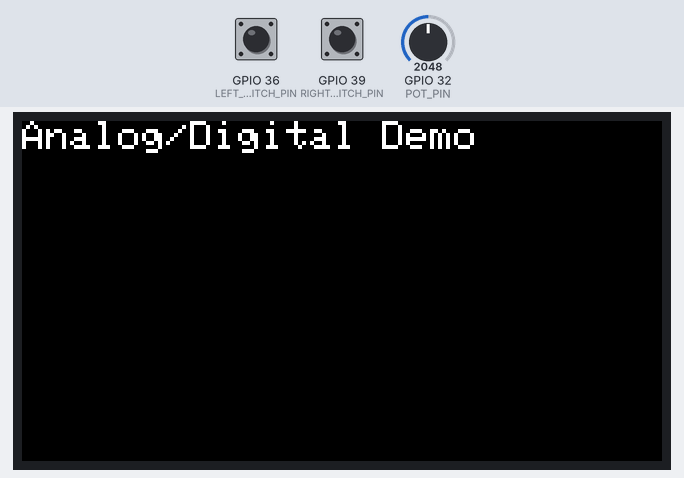
Bench run of a sketch on a simulated ESP32. Shown: 320×170 colour display. The inputs (shaded band) are chosen by the test bench; at power-on: GPIO 36 (LEFT_SWITCH_PIN) HIGH, GPIO 39 (RIGHT_SWITCH_PIN) HIGH, GPIO 32 (POT_PIN) = 2048.

Above: at 0.3 s.
2.5 s: GPIO 36 (LEFT_SWITCH_PIN) pulled LOW for 0.15 s
At 2.64 s:
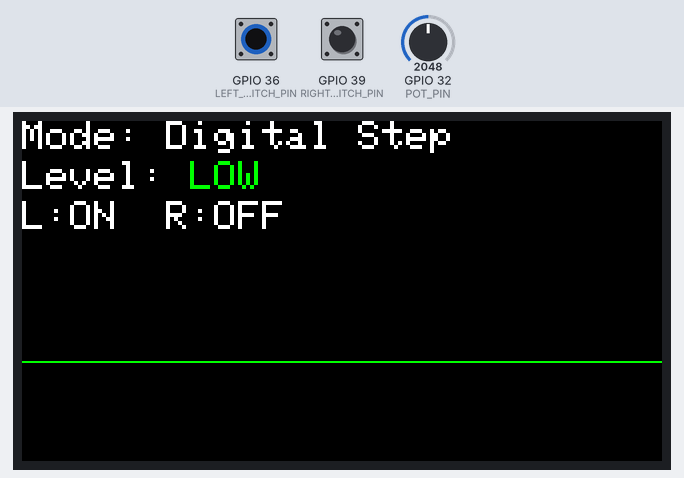
At 3.1 s:
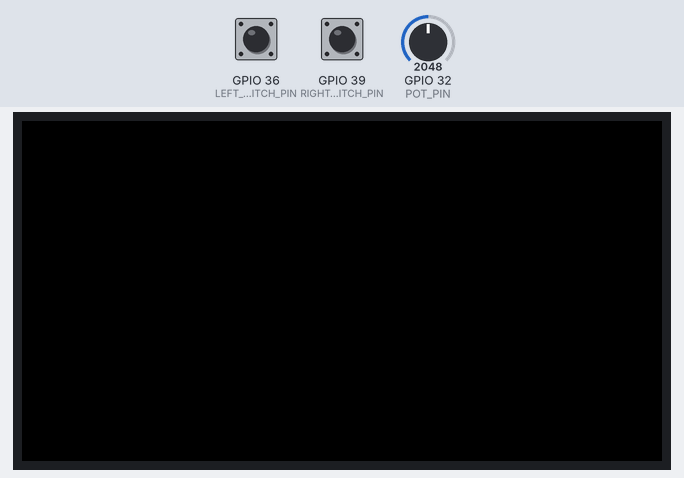
4.2 s: GPIO 39 (RIGHT_SWITCH_PIN) pulled LOW for 3.2 s
At 4.8 s:
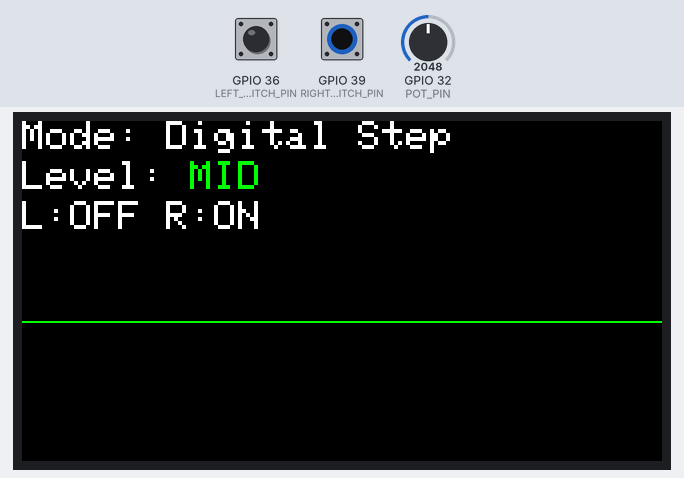
10.4 s: GPIO 39 (RIGHT_SWITCH_PIN) pulled LOW for 0.15 s
12.0 s: GPIO 32 (POT_PIN) set to 2866
13.5 s: GPIO 32 (POT_PIN) set to 3603
At 13.51 s:
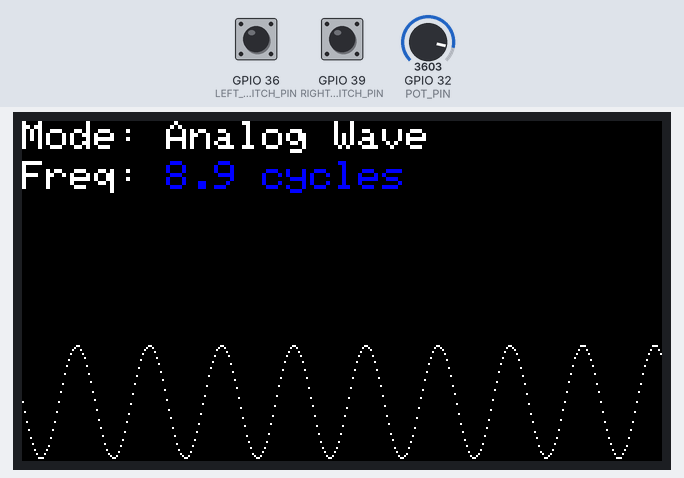
15.0 s: GPIO 32 (POT_PIN) set to 4095
Timing chart, 0 to 17.5 s (numbered marks = the images above; inputs shaded):
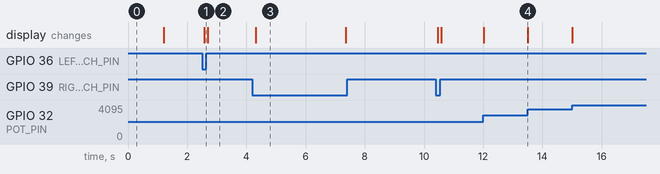

Measured:
- after the input at 2.5 s, the display: changes after 0.08 s (image 1)
- after the input at 4.2 s, the display: changes after 0.11 s (image 3)
- after the input at 13.5 s, the display: changes at once (image 4)
- what the display in image 3 shows lasts 3.1 s, from 4.3 s to 7.4 s

The sketch:

dig_analog.ino
```cpp
// Acknowledgments

// Creator: Anany Sharma at the University of Florida working under NSF grant. 2405373

// This material is based upon work supported by the National Science Foundation under Grant No. 2405373.
// Any opinions, findings, and conclusions or recommendations expressed in this material are those of the authors and do not necessarily reflect the views of the National Science Foundation.

#include <Wire.h>
#include <Adafruit_GFX.h>    // Core graphics library
#include <Adafruit_ST7789.h> // Hardware-specific library for ST7789
#include <SPI.h>             // Required for SPI communication
#include <math.h>            // Needed for plotting the sin graph

// --- Display Pin Definitions ---
#define TFT_CS   33  // Chip Select control pin
#define TFT_DC    25  // Data/Command select pin
#define TFT_RST   26  // Reset pin (or connect to RST, see below)


Adafruit_ST7789 tft = Adafruit_ST7789(TFT_CS, TFT_DC, TFT_RST);

// --- Display Constants (Adjusted for 320x170 landscape) ---
#define SCREEN_WIDTH 320
#define SCREEN_HEIGHT 170

// Input Pins (Assuming the same pins for ESP32)
#define POT_PIN 32       // Analog input for potentiometer
#define LEFT_SWITCH_PIN 36 // Digital input for left switch
#define RIGHT_SWITCH_PIN 39 // Digital input for right switch

#define ADC_MAX 4095.0

// --- Global Variable ---
// Define the Y coordinate for the base digital level (both switches OFF)
// Let's place it about 30 pixels from the bottom for better visibility on a taller screen.
const int BASE_Y_LEVEL = SCREEN_HEIGHT - 30;

// --- Colors (Using 16-bit color values) ---
#define BLACK   0x0000
#define WHITE   0xFFFF
#define BLUE    0x001F
#define GREEN   0x07E0
#define RED     0xF800

void setup() {
  Serial.begin(115200);

  // --- Display Initialization ---
  tft.init(SCREEN_HEIGHT, SCREEN_WIDTH); // Initialize ST7789 with your resolution
  tft.setRotation(3);
  tft.fillScreen(BLACK); // Clear the screen with black

  // Initialize inputs
  pinMode(POT_PIN, INPUT);
  pinMode(LEFT_SWITCH_PIN, INPUT_PULLUP); // Use internal pull-up resistor
  pinMode(RIGHT_SWITCH_PIN, INPUT_PULLUP); // Use internal pull-up resistor

  tft.setCursor(0, 0);       // Set cursor to top-left
  tft.setTextColor(WHITE); // Set text color to white
  tft.setTextSize(2);        // Set text size
  tft.println("Analog/Digital Demo");

  delay(1000); // Display initial message for a moment
}

// Function to read the potentiometer value and map it to a desired range
float readPotentiometer(float minVal, float maxVal) {
  float sensorValue = analogRead(POT_PIN);
   float mappedValue = minVal + (sensorValue / ADC_MAX) * (maxVal - minVal);
  return mappedValue;
}

// Function to draw a sinusoidal wave centered at a specific Y coordinate
// Amplitude here is the peak deviation from the center Y
void drawSineWave(float amplitude, float frequency, int centerY) {
  int maxY = SCREEN_HEIGHT - 1;
  int minY_analog_area = 40; // Leave space for text at the top

  if (centerY + amplitude >= maxY) amplitude = maxY - 1 - centerY;
  if (centerY - amplitude < minY_analog_area) amplitude = centerY - minY_analog_area;

  if (amplitude < 1) amplitude = 1;
  for (int x = 0; x < SCREEN_WIDTH; x++) {
    // Calculate the y-value for the sine wave relative to the center Y
    float yValue = amplitude * sin(2.0 * PI * frequency * (float)x / SCREEN_WIDTH) + centerY;

    // Draw the point if it's within screen bounds and the analog area
    if (yValue >= minY_analog_area && yValue < SCREEN_HEIGHT) {
      tft.drawPixel(x, (int)round(yValue), WHITE); // Draw the pixel in white
    }
  }
}

// Function to draw the digital step function line and associated text
void drawDigitalStep(bool leftState, bool rightState) {
  int level = 0; // 0 = Both OFF (base level handled by analog wave)
  if (leftState && !rightState) level = 1;  // Left ON only
  if (!leftState && rightState) level = 2;  // Right ON only
  if (leftState && rightState) level = 3;  // Both ON

  // Calculate the Y coordinate for the step function line based on level
  int yCoordinate;
  String levelText = "OFF";

  // Adjust Y coordinates for the new screen height
  switch (level) {
    case 1:
      yCoordinate = SCREEN_HEIGHT - 50; // Level 1 near the base
      levelText = "LOW";
      break;
    case 2:
      yCoordinate = SCREEN_HEIGHT - 70; // Level 2 higher
      levelText = "MID";
      break;
    case 3:
      yCoordinate = SCREEN_HEIGHT - 90; // Level 3 highest
      levelText = "HIGH";
      break;
    default:
      yCoordinate = BASE_Y_LEVEL;
      break;
  }

  tft.drawFastHLine(0, yCoordinate, SCREEN_WIDTH, GREEN);
  tft.setCursor(0, 0);
  tft.setTextColor(WHITE);
  tft.setTextSize(2);
  tft.println("Mode: Digital Step");

  tft.setCursor(0, 20); // Move down for the next line
  tft.print("Level: ");
  tft.setTextColor(GREEN); // Color for the level text
  tft.println(levelText);

  tft.setCursor(0, 40); // Move down
  tft.setTextColor(WHITE);
  tft.print("L:");
  tft.print(leftState ? "ON " : "OFF");
  tft.print(" R:");
  tft.println(rightState ? "ON " : "OFF");

}

int previousDigitalY = BASE_Y_LEVEL;
float previousAmplitude = 0; // Initialize to a value that won't draw anything significant initially
float previousFrequency = 0;


void loop() {
  // Read the switch states
  bool leftSwitchState = !digitalRead(LEFT_SWITCH_PIN);
  bool rightSwitchState = !digitalRead(RIGHT_SWITCH_PIN);

  // Clear the display for the new frame
  tft.fillScreen(BLACK);

  // --- Conditional Logic: Decide whether to show Analog or Digital ---
  if (!leftSwitchState && !rightSwitchState) {
    // --- ANALOG MODE: No switches pressed ---

    // Read amplitude & frequency from potentiometer
    float max_analog_amplitude = BASE_Y_LEVEL - 40; // Leave space for top text
    if (max_analog_amplitude < 1) max_analog_amplitude = 1; // Ensure minimum amplitude range
    float amplitude = readPotentiometer(1.0, max_analog_amplitude);
    float frequency = readPotentiometer(0.5, 10.0); // Adjusted frequency range for wider screen

    // Display Status Text for Analog Mode
    tft.setCursor(0, 0);
    tft.setTextColor(WHITE);
    tft.setTextSize(2);
    tft.println("Mode: Analog Wave");

    tft.setCursor(0, 20);
    tft.print("Freq: ");
    tft.setTextColor(BLUE);
    tft.print(frequency, 1);
    tft.println(" cycles");


    drawSineWave(amplitude, frequency, BASE_Y_LEVEL);

  } else {
    drawDigitalStep(leftSwitchState, rightSwitchState);
  }
  delay(1);
}
```
